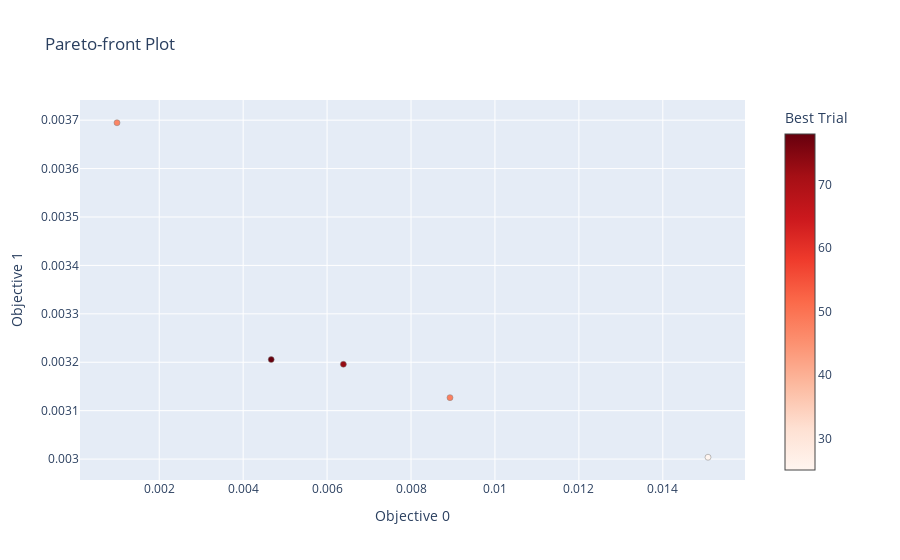

Notebook source saved alongside this figure:
### Code cell
optuna.visualization.plot_pareto_front(opt_trial.study, include_dominated_trials=False)
#plt.xscale('log')
#plt.yscale('log')
#plt.scatter(centroid_ground, sigma_ground, color='green')

### Figure 1 — Plotly figure (JSON) as saved in the notebook; plotly's stock layout.template omitted (floating-point values rounded to 4 significant figures)
{"data": [{"hovertemplate": "%{text}<extra>Trial</extra>", "marker": {"color": [], "colorbar": {"title": {"text": "Trial"}}, "colorscale": [[0, "rgb(247,251,255)"], [0.125, "rgb(222,235,247)"], [0.25, "rgb(198,219,239)"], [0.375, "rgb(158,202,225)"], [0.5, "rgb(107,174,214)"], [0.625, "rgb(66,146,198)"], [0.75, "rgb(33,113,181)"], [0.875, "rgb(8,81,156)"], [1, "rgb(8,48,107)"]], "line": {"color": "Grey", "width": 0.5}}, "mode": "markers", "showlegend": false, "text": [], "type": "scatter", "x": [], "y": []}, {"hovertemplate": "%{text}<extra>Best Trial</extra>", "marker": {"color": [25, 47, 48, 73, 78], "colorbar": {"title": {"text": "Best Trial"}, "x": 1, "xpad": 40, "y": 0.5}, "colorscale": [[0, "rgb(255,245,240)"], [0.125, "rgb(254,224,210)"], [0.25, "rgb(252,187,161)"], [0.375, "rgb(252,146,114)"], [0.5, "rgb(251,106,74)"], [0.625, "rgb(239,59,44)"], [0.75, "rgb(203,24,29)"], [0.875, "rgb(165,15,21)"], [1, "rgb(103,0,13)"]], "line": {"color": "Grey", "width": 0.5}}, "mode": "markers", "showlegend": false, "text": ["{<br>  \"number\": 25,<br>  \"values\": [<br>    0.01507708397017874,<br>    0.0030037988154734824<br>  ],<br>  \"params\": {<br>    \"hkb_1\": 25.71419999999999,<br>    \"vkb_1\": 42.088599999999985,<br>    \"hkb_2\": 36.638999999999996,<br>    \"vkb_2\": 16.43079999999999,<br>    \"hkb_3\": 0.0245771823237902,<br>    \"vkb_3\": 0.012359877559829889,<br>    \"hkb_4\": 29.6,<br>    \"vkb_4\": 0.9000000000000021<br>  },<br>  \"user_attrs\": {<br>    \"wsum\": 0.40590726646509423<br>  }<br>}", "{<br>  \"number\": 47,<br>  \"values\": [<br>    0.0009933806279649622,<br>    0.0036946435109512523<br>  ],<br>  \"params\": {<br>    \"hkb_1\": 25.71419999999999,<br>    \"vkb_1\": 42.088599999999985,<br>    \"hkb_2\": 36.638999999999996,<br>    \"vkb_2\": 16.43079999999999,<br>    \"hkb_3\": 0.02981317007977318,<br>    \"vkb_3\": -0.003348085708119078,<br>    \"hkb_4\": 12.600000000000001,<br>    \"vkb_4\": 8.200000000000003<br>  },<br>  \"user_attrs\": {<br>    \"wsum\": 0.4047060493798002<br>  }<br>}", "{<br>  \"number\": 48,<br>  \"values\": [<br>    0.008928666807396433,<br>    0.003126942202183711<br>  ],<br>  \"params\": {<br>    \"hkb_1\": 25.71419999999999,<br>    \"vkb_1\": 42.088599999999985,<br>    \"hkb_2\": 36.638999999999996,<br>    \"vkb_2\": 16.43079999999999,<br>    \"hkb_3\": 0.022831853071795867,<br>    \"vkb_3\": 0.001887902047863911,<br>    \"hkb_4\": 21.700000000000003,<br>    \"vkb_4\": 2.8000000000000043<br>  },<br>  \"user_attrs\": {<br>    \"wsum\": 1.206054592259014<br>  }<br>}", "{<br>  \"number\": 73,<br>  \"values\": [<br>    0.00638821174213533,<br>    0.003195814916830471<br>  ],<br>  \"params\": {<br>    \"hkb_1\": 25.71419999999999,<br>    \"vkb_1\": 42.088599999999985,<br>    \"hkb_2\": 36.638999999999996,<br>    \"vkb_2\": 16.43079999999999,<br>    \"hkb_3\": 0.021086523819801535,<br>    \"vkb_3\": 0.003633231299858236,<br>    \"hkb_4\": 18.700000000000003,<br>    \"vkb_4\": 6.100000000000001<br>  },<br>  \"user_attrs\": {<br>    \"wsum\": 0.6560584644637867<br>  }<br>}", "{<br>  \"number\": 78,<br>  \"values\": [<br>    0.004668184170863184,<br>    0.003205537742680197<br>  ],<br>  \"params\": {<br>    \"hkb_1\": 25.71419999999999,<br>    \"vkb_1\": 42.088599999999985,<br>    \"hkb_2\": 36.638999999999996,<br>    \"vkb_2\": 16.43079999999999,<br>    \"hkb_3\": 0.03853981633974483,<br>    \"vkb_3\": 0.001887902047863911,<br>    \"hkb_4\": 18.900000000000006,<br>    \"vkb_4\": 9.800000000000004<br>  },<br>  \"user_attrs\": {<br>    \"wsum\": 1.7056826012870088<br>  }<br>}"], "type": "scatter", "x": [0.01508, 0.0009934, 0.008929, 0.006388, 0.004668], "y": [0.003004, 0.003695, 0.003127, 0.003196, 0.003206]}], "layout": {"autosize": true, "title": {"text": "Pareto-front Plot"}, "xaxis": {"autorange": true, "range": [0.0001459, 0.01592], "title": {"text": "Objective 0"}, "type": "linear"}, "yaxis": {"autorange": true, "range": [0.002947, 0.003752], "title": {"text": "Objective 1"}, "type": "linear"}}}
